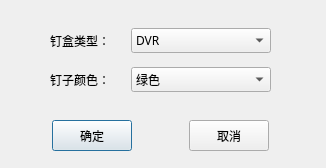
<?xml version="1.0" encoding="UTF-8"?>
<ui version="4.0">
 <class>BoxTypeDialog</class>
 <widget class="QDialog" name="BoxTypeDialog">
  <property name="geometry">
   <rect>
    <x>0</x>
    <y>0</y>
    <width>326</width>
    <height>168</height>
   </rect>
  </property>
  <property name="windowTitle">
   <string>Dialog</string>
  </property>
  <widget class="QWidget" name="">
   <property name="geometry">
    <rect>
     <x>50</x>
     <y>20</y>
     <width>221</width>
     <height>81</height>
    </rect>
   </property>
   <layout class="QVBoxLayout" name="verticalLayout">
    <item>
     <layout class="QHBoxLayout" name="horizontalLayout">
      <item>
       <widget class="QLabel" name="label">
        <property name="text">
         <string>钉盒类型：</string>
        </property>
       </widget>
      </item>
      <item>
       <widget class="QComboBox" name="comboBoxType">
        <property name="sizePolicy">
         <sizepolicy hsizetype="Minimum" vsizetype="Fixed">
          <horstretch>0</horstretch>
          <verstretch>0</verstretch>
         </sizepolicy>
        </property>
        <property name="minimumSize">
         <size>
          <width>140</width>
          <height>0</height>
         </size>
        </property>
        <property name="font">
         <font>
          <family>微软雅黑</family>
         </font>
        </property>
        <item>
         <property name="text">
          <string>DVR</string>
         </property>
        </item>
        <item>
         <property name="text">
          <string>POLYX</string>
         </property>
        </item>
       </widget>
      </item>
     </layout>
    </item>
    <item>
     <layout class="QHBoxLayout" name="horizontalLayout_2">
      <item>
       <widget class="QLabel" name="label_2">
        <property name="text">
         <string>钉子颜色：</string>
        </property>
       </widget>
      </item>
      <item>
       <widget class="QComboBox" name="comboBoxNailColor">
        <property name="sizePolicy">
         <sizepolicy hsizetype="Minimum" vsizetype="Fixed">
          <horstretch>0</horstretch>
          <verstretch>0</verstretch>
         </sizepolicy>
        </property>
        <property name="minimumSize">
         <size>
          <width>140</width>
          <height>0</height>
         </size>
        </property>
        <property name="font">
         <font>
          <family>微软雅黑</family>
         </font>
        </property>
        <item>
         <property name="text">
          <string>绿色</string>
         </property>
        </item>
        <item>
         <property name="text">
          <string>黄色</string>
         </property>
        </item>
       </widget>
      </item>
     </layout>
    </item>
   </layout>
  </widget>
  <widget class="QWidget" name="">
   <property name="geometry">
    <rect>
     <x>0</x>
     <y>120</y>
     <width>321</width>
     <height>31</height>
    </rect>
   </property>
   <layout class="QHBoxLayout" name="horizontalLayout_3">
    <item>
     <spacer name="horizontalSpacer">
      <property name="orientation">
       <enum>Qt::Horizontal</enum>
      </property>
      <property name="sizeHint" stdset="0">
       <size>
        <width>40</width>
        <height>20</height>
       </size>
      </property>
     </spacer>
    </item>
    <item>
     <widget class="QPushButton" name="pushButton">
      <property name="sizePolicy">
       <sizepolicy hsizetype="Minimum" vsizetype="Minimum">
        <horstretch>0</horstretch>
        <verstretch>0</verstretch>
       </sizepolicy>
      </property>
      <property name="text">
       <string>确定</string>
      </property>
     </widget>
    </item>
    <item>
     <spacer name="horizontalSpacer_2">
      <property name="orientation">
       <enum>Qt::Horizontal</enum>
      </property>
      <property name="sizeHint" stdset="0">
       <size>
        <width>40</width>
        <height>20</height>
       </size>
      </property>
     </spacer>
    </item>
    <item>
     <widget class="QPushButton" name="pushButton_2">
      <property name="sizePolicy">
       <sizepolicy hsizetype="Minimum" vsizetype="Minimum">
        <horstretch>0</horstretch>
        <verstretch>0</verstretch>
       </sizepolicy>
      </property>
      <property name="text">
       <string>取消</string>
      </property>
     </widget>
    </item>
    <item>
     <spacer name="horizontalSpacer_3">
      <property name="orientation">
       <enum>Qt::Horizontal</enum>
      </property>
      <property name="sizeHint" stdset="0">
       <size>
        <width>40</width>
        <height>20</height>
       </size>
      </property>
     </spacer>
    </item>
   </layout>
  </widget>
 </widget>
 <resources/>
 <connections/>
</ui>
